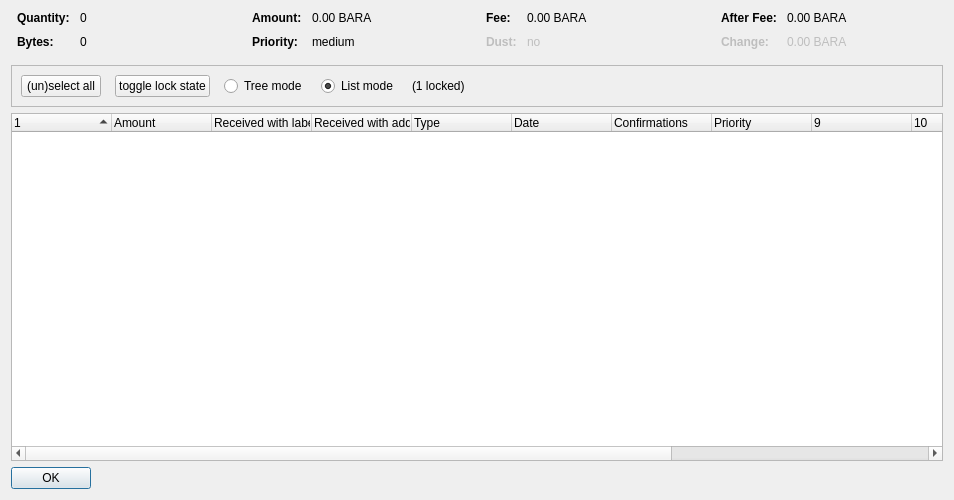
<?xml version="1.0" encoding="UTF-8"?>
<ui version="4.0">
 <class>CoinControlDialog</class>
 <widget class="QDialog" name="CoinControlDialog">
  <property name="geometry">
   <rect>
    <x>0</x>
    <y>0</y>
    <width>954</width>
    <height>500</height>
   </rect>
  </property>
  <property name="windowTitle">
   <string>Coin Selection</string>
  </property>
  <layout class="QVBoxLayout" name="verticalLayout">
   <item>
    <layout class="QHBoxLayout" name="horizontalLayoutTop" stretch="0,0,0,0">
     <property name="topMargin">
      <number>0</number>
     </property>
     <property name="bottomMargin">
      <number>10</number>
     </property>
     <item>
      <layout class="QFormLayout" name="formLayoutCoinControl1">
       <property name="horizontalSpacing">
        <number>10</number>
       </property>
       <property name="verticalSpacing">
        <number>10</number>
       </property>
       <property name="leftMargin">
        <number>6</number>
       </property>
       <property name="rightMargin">
        <number>6</number>
       </property>
       <item row="0" column="0">
        <widget class="QLabel" name="labelCoinControlQuantityText">
         <property name="font">
          <font>
           <weight>75</weight>
           <bold>true</bold>
          </font>
         </property>
         <property name="text">
          <string>Quantity:</string>
         </property>
        </widget>
       </item>
       <item row="0" column="1">
        <widget class="QLabel" name="labelCoinControlQuantity">
         <property name="cursor">
          <cursorShape>IBeamCursor</cursorShape>
         </property>
         <property name="contextMenuPolicy">
          <enum>Qt::ActionsContextMenu</enum>
         </property>
         <property name="text">
          <string notr="true">0</string>
         </property>
         <property name="textInteractionFlags">
          <set>Qt::LinksAccessibleByMouse|Qt::TextSelectableByKeyboard|Qt::TextSelectableByMouse</set>
         </property>
        </widget>
       </item>
       <item row="1" column="0">
        <widget class="QLabel" name="labelCoinControlBytesText">
         <property name="font">
          <font>
           <weight>75</weight>
           <bold>true</bold>
          </font>
         </property>
         <property name="text">
          <string>Bytes:</string>
         </property>
        </widget>
       </item>
       <item row="1" column="1">
        <widget class="QLabel" name="labelCoinControlBytes">
         <property name="cursor">
          <cursorShape>IBeamCursor</cursorShape>
         </property>
         <property name="contextMenuPolicy">
          <enum>Qt::ActionsContextMenu</enum>
         </property>
         <property name="text">
          <string notr="true">0</string>
         </property>
         <property name="textInteractionFlags">
          <set>Qt::LinksAccessibleByMouse|Qt::TextSelectableByKeyboard|Qt::TextSelectableByMouse</set>
         </property>
        </widget>
       </item>
      </layout>
     </item>
     <item>
      <layout class="QFormLayout" name="formLayoutCoinControl2">
       <property name="horizontalSpacing">
        <number>10</number>
       </property>
       <property name="verticalSpacing">
        <number>10</number>
       </property>
       <property name="leftMargin">
        <number>6</number>
       </property>
       <property name="rightMargin">
        <number>6</number>
       </property>
       <item row="0" column="0">
        <widget class="QLabel" name="labelCoinControlAmountText">
         <property name="font">
          <font>
           <weight>75</weight>
           <bold>true</bold>
          </font>
         </property>
         <property name="text">
          <string>Amount:</string>
         </property>
        </widget>
       </item>
       <item row="0" column="1">
        <widget class="QLabel" name="labelCoinControlAmount">
         <property name="cursor">
          <cursorShape>IBeamCursor</cursorShape>
         </property>
         <property name="contextMenuPolicy">
          <enum>Qt::ActionsContextMenu</enum>
         </property>
         <property name="text">
          <string notr="true">0.00 BARA</string>
         </property>
         <property name="textInteractionFlags">
          <set>Qt::LinksAccessibleByMouse|Qt::TextSelectableByKeyboard|Qt::TextSelectableByMouse</set>
         </property>
        </widget>
       </item>
       <item row="1" column="0">
        <widget class="QLabel" name="labelCoinControlPriorityText">
         <property name="font">
          <font>
           <weight>75</weight>
           <bold>true</bold>
          </font>
         </property>
         <property name="text">
          <string>Priority:</string>
         </property>
        </widget>
       </item>
       <item row="1" column="1">
        <widget class="QLabel" name="labelCoinControlPriority">
         <property name="cursor">
          <cursorShape>IBeamCursor</cursorShape>
         </property>
         <property name="contextMenuPolicy">
          <enum>Qt::ActionsContextMenu</enum>
         </property>
         <property name="text">
          <string>medium</string>
         </property>
         <property name="textInteractionFlags">
          <set>Qt::LinksAccessibleByMouse|Qt::TextSelectableByKeyboard|Qt::TextSelectableByMouse</set>
         </property>
        </widget>
       </item>
      </layout>
     </item>
     <item>
      <layout class="QFormLayout" name="formLayoutCoinControl3">
       <property name="horizontalSpacing">
        <number>10</number>
       </property>
       <property name="verticalSpacing">
        <number>10</number>
       </property>
       <property name="leftMargin">
        <number>6</number>
       </property>
       <property name="rightMargin">
        <number>6</number>
       </property>
       <item row="0" column="0">
        <widget class="QLabel" name="labelCoinControlFeeText">
         <property name="font">
          <font>
           <weight>75</weight>
           <bold>true</bold>
          </font>
         </property>
         <property name="text">
          <string>Fee:</string>
         </property>
        </widget>
       </item>
       <item row="0" column="1">
        <widget class="QLabel" name="labelCoinControlFee">
         <property name="cursor">
          <cursorShape>IBeamCursor</cursorShape>
         </property>
         <property name="contextMenuPolicy">
          <enum>Qt::ActionsContextMenu</enum>
         </property>
         <property name="text">
          <string notr="true">0.00 BARA</string>
         </property>
         <property name="textInteractionFlags">
          <set>Qt::LinksAccessibleByMouse|Qt::TextSelectableByKeyboard|Qt::TextSelectableByMouse</set>
         </property>
        </widget>
       </item>
       <item row="1" column="0">
        <widget class="QLabel" name="labelCoinControlLowOutputText">
         <property name="enabled">
          <bool>false</bool>
         </property>
         <property name="font">
          <font>
           <weight>75</weight>
           <bold>true</bold>
          </font>
         </property>
         <property name="text">
          <string>Dust:</string>
         </property>
        </widget>
       </item>
       <item row="1" column="1">
        <widget class="QLabel" name="labelCoinControlLowOutput">
         <property name="enabled">
          <bool>false</bool>
         </property>
         <property name="cursor">
          <cursorShape>IBeamCursor</cursorShape>
         </property>
         <property name="contextMenuPolicy">
          <enum>Qt::ActionsContextMenu</enum>
         </property>
         <property name="text">
          <string>no</string>
         </property>
         <property name="textInteractionFlags">
          <set>Qt::LinksAccessibleByMouse|Qt::TextSelectableByKeyboard|Qt::TextSelectableByMouse</set>
         </property>
        </widget>
       </item>
      </layout>
     </item>
     <item>
      <layout class="QFormLayout" name="formLayoutCoinControl4">
       <property name="horizontalSpacing">
        <number>10</number>
       </property>
       <property name="verticalSpacing">
        <number>10</number>
       </property>
       <property name="leftMargin">
        <number>6</number>
       </property>
       <property name="rightMargin">
        <number>6</number>
       </property>
       <item row="0" column="0">
        <widget class="QLabel" name="labelCoinControlAfterFeeText">
         <property name="font">
          <font>
           <weight>75</weight>
           <bold>true</bold>
          </font>
         </property>
         <property name="text">
          <string>After Fee:</string>
         </property>
        </widget>
       </item>
       <item row="0" column="1">
        <widget class="QLabel" name="labelCoinControlAfterFee">
         <property name="cursor">
          <cursorShape>IBeamCursor</cursorShape>
         </property>
         <property name="contextMenuPolicy">
          <enum>Qt::ActionsContextMenu</enum>
         </property>
         <property name="text">
          <string notr="true">0.00 BARA</string>
         </property>
         <property name="textInteractionFlags">
          <set>Qt::LinksAccessibleByMouse|Qt::TextSelectableByKeyboard|Qt::TextSelectableByMouse</set>
         </property>
        </widget>
       </item>
       <item row="1" column="0">
        <widget class="QLabel" name="labelCoinControlChangeText">
         <property name="enabled">
          <bool>false</bool>
         </property>
         <property name="font">
          <font>
           <weight>75</weight>
           <bold>true</bold>
          </font>
         </property>
         <property name="text">
          <string>Change:</string>
         </property>
        </widget>
       </item>
       <item row="1" column="1">
        <widget class="QLabel" name="labelCoinControlChange">
         <property name="enabled">
          <bool>false</bool>
         </property>
         <property name="cursor">
          <cursorShape>IBeamCursor</cursorShape>
         </property>
         <property name="contextMenuPolicy">
          <enum>Qt::ActionsContextMenu</enum>
         </property>
         <property name="text">
          <string notr="true">0.00 BARA</string>
         </property>
         <property name="textInteractionFlags">
          <set>Qt::LinksAccessibleByMouse|Qt::TextSelectableByKeyboard|Qt::TextSelectableByMouse</set>
         </property>
        </widget>
       </item>
      </layout>
     </item>
    </layout>
   </item>
   <item>
    <widget class="QFrame" name="frame">
     <property name="minimumSize">
      <size>
       <width>0</width>
       <height>40</height>
      </size>
     </property>
     <property name="frameShape">
      <enum>QFrame::StyledPanel</enum>
     </property>
     <property name="frameShadow">
      <enum>QFrame::Sunken</enum>
     </property>
     <layout class="QHBoxLayout" name="horizontalLayout">
      <item>
       <layout class="QHBoxLayout" name="horizontalLayoutPanel" stretch="0,0,0,0,0,0">
        <property name="spacing">
         <number>14</number>
        </property>
        <item>
         <widget class="QPushButton" name="pushButtonSelectAll">
          <property name="sizePolicy">
           <sizepolicy hsizetype="Maximum" vsizetype="Fixed">
            <horstretch>0</horstretch>
            <verstretch>0</verstretch>
           </sizepolicy>
          </property>
          <property name="text">
           <string>(un)select all</string>
          </property>
          <property name="autoDefault">
           <bool>false</bool>
          </property>
         </widget>
        </item>
        <item>
         <widget class="QPushButton" name="pushButtonToggleLock">
          <property name="sizePolicy">
           <sizepolicy hsizetype="Maximum" vsizetype="Fixed">
            <horstretch>0</horstretch>
            <verstretch>0</verstretch>
           </sizepolicy>
          </property>
          <property name="text">
           <string>toggle lock state</string>
          </property>
          <property name="autoDefault">
           <bool>false</bool>
          </property>
         </widget>
        </item>
        <item>
         <widget class="QRadioButton" name="radioTreeMode">
          <property name="sizePolicy">
           <sizepolicy hsizetype="Maximum" vsizetype="Fixed">
            <horstretch>0</horstretch>
            <verstretch>0</verstretch>
           </sizepolicy>
          </property>
          <property name="text">
           <string>Tree mode</string>
          </property>
         </widget>
        </item>
        <item>
         <widget class="QRadioButton" name="radioListMode">
          <property name="sizePolicy">
           <sizepolicy hsizetype="Maximum" vsizetype="Fixed">
            <horstretch>0</horstretch>
            <verstretch>0</verstretch>
           </sizepolicy>
          </property>
          <property name="text">
           <string>List mode</string>
          </property>
          <property name="checked">
           <bool>true</bool>
          </property>
         </widget>
        </item>
        <item>
         <widget class="QLabel" name="labelLocked">
          <property name="text">
           <string>(1 locked)</string>
          </property>
         </widget>
        </item>
        <item>
         <spacer name="horizontalSpacer">
          <property name="orientation">
           <enum>Qt::Horizontal</enum>
          </property>
          <property name="sizeHint" stdset="0">
           <size>
            <width>40</width>
            <height>20</height>
           </size>
          </property>
         </spacer>
        </item>
       </layout>
      </item>
     </layout>
    </widget>
   </item>
   <item>
    <widget class="CoinControlTreeWidget" name="treeWidget">
     <property name="contextMenuPolicy">
      <enum>Qt::CustomContextMenu</enum>
     </property>
     <property name="sortingEnabled">
      <bool>false</bool>
     </property>
     <property name="columnCount">
      <number>13</number>
     </property>
     <attribute name="headerShowSortIndicator" stdset="0">
      <bool>true</bool>
     </attribute>
     <attribute name="headerStretchLastSection">
      <bool>false</bool>
     </attribute>
     <column>
      <property name="text">
       <string/>
      </property>
     </column>
     <column>
      <property name="text">
       <string>Amount</string>
      </property>
     </column>
     <column>
      <property name="text">
       <string>Received with label</string>
      </property>
     </column>
     <column>
      <property name="text">
       <string>Received with address</string>
      </property>
     </column>
     <column>
      <property name="text">
	<string>Type</string>
      </property>
     </column>
     <column>
      <property name="text">	 
       <string>Date</string>
      </property>
     </column>
     <column>
      <property name="text">
       <string>Confirmations</string>
      </property>
      <property name="toolTip">
       <string>Confirmed</string>
      </property>
     </column>
     <column>
      <property name="text">
       <string>Priority</string>
      </property>
     </column>
     <column>
      <property name="text">
       <string/>
      </property>
     </column>
     <column>
      <property name="text">
       <string/>
      </property>
     </column>
     <column>
      <property name="text">
       <string/>
      </property>
     </column>
     <column>
      <property name="text">
       <string/>
      </property>
     </column>
     <column>
      <property name="text">
       <string/>
      </property>
     </column>
    </widget>
   </item>
   <item>
    <widget class="QDialogButtonBox" name="buttonBox">
     <property name="sizePolicy">
      <sizepolicy hsizetype="Maximum" vsizetype="Fixed">
       <horstretch>0</horstretch>
       <verstretch>0</verstretch>
      </sizepolicy>
     </property>
     <property name="orientation">
      <enum>Qt::Horizontal</enum>
     </property>
     <property name="standardButtons">
      <set>QDialogButtonBox::Ok</set>
     </property>
    </widget>
   </item>
  </layout>
 </widget>
 <customwidgets>
  <customwidget>
   <class>CoinControlTreeWidget</class>
   <extends>QTreeWidget</extends>
   <header>coincontroltreewidget.h</header>
  </customwidget>
 </customwidgets>
 <resources/>
 <connections/>
</ui>
